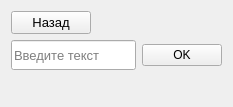
                  <widget class="QWidget" name="page_2">
                   <layout class="QVBoxLayout" name="verticalLayout_21">
                    <item>
                     <layout class="QVBoxLayout" name="verticalLayout_20">
                      <item>
                       <layout class="QHBoxLayout" name="horizontalLayout_20">
                        <item>
                         <widget class="QPushButton" name="back_study_btn_2">
                          <property name="font">
                           <font>
                            <pointsize>10</pointsize>
                           </font>
                          </property>
                          <property name="text">
                           <string>Назад</string>
                          </property>
                         </widget>
                        </item>
                        <item>
                         <spacer name="horizontalSpacer_7">
                          <property name="orientation">
                           <enum>Qt::Horizontal</enum>
                          </property>
                          <property name="sizeHint" stdset="0">
                           <size>
                            <width>40</width>
                            <height>20</height>
                           </size>
                          </property>
                         </spacer>
                        </item>
                       </layout>
                      </item>
                      <item>
                       <layout class="QHBoxLayout" name="horizontalLayout_23">
                        <item>
                         <widget class="QLineEdit" name="lineEdit_word_meaning">
                          <property name="minimumSize">
                           <size>
                            <width>0</width>
                            <height>30</height>
                           </size>
                          </property>
                          <property name="font">
                           <font>
                            <pointsize>10</pointsize>
                           </font>
                          </property>
                          <property name="placeholderText">
                           <string>Введите текст</string>
                          </property>
                         </widget>
                        </item>
                        <item>
                         <widget class="QPushButton" name="ok_btn">
                          <property name="text">
                           <string>OK</string>
                          </property>
                         </widget>
                        </item>
                       </layout>
                      </item>
                      <item>
                       <widget class="QLabel" name="word_explanation">
                        <property name="font">
                         <font>
                          <pointsize>13</pointsize>
                         </font>
                        </property>
                        <property name="text">
                         <string/>
                        </property>
                       </widget>
                      </item>
                     </layout>
                    </item>
                   </layout>
                  </widget>
